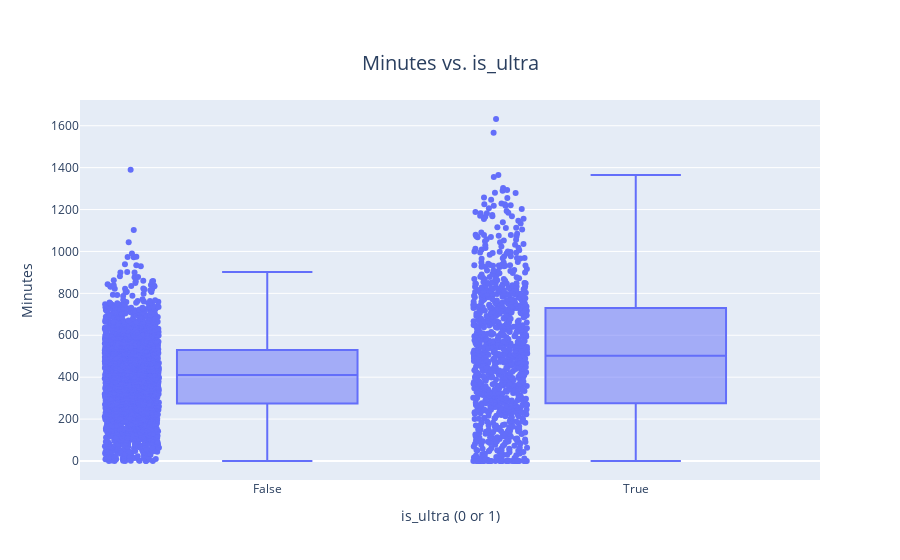

The notebook cell saved with this chart:
### Markdown cell above
<h2 style="color:red;">Analyze the data:</h2>

### Code cell
fig_box = px.box(mega, x='is_ultra', y='min', 
                 title='Minutes vs. is_ultra', 
                 labels={'min': 'Minutes', 'is_ultra': 'is_ultra (0 or 1)'},
                 points='all')  # 'all' to show all points along with box plot

# Update the layout to center the title and make it larger
fig_box.update_layout(
    title={
        'text': "Minutes vs. is_ultra",
        'y':0.9,  # Position the title slightly above the center, adjust as necessary
        'x':0.5,
        'xanchor': 'center',
        'yanchor': 'top',
        'font': {
            'size': 20  # Adjust to the desired font size
        }
    },
    xaxis=dict(
        tickmode='array',
        tickvals=[0, 1],
        ticktext=['False', 'True']  # Optional: better x-axis readability
    )
)

fig_box.show()

### Figure 1 — Plotly figure (JSON) as saved in the notebook; plotly's stock layout.template omitted (floating-point values rounded to 4 significant figures; data arrays with more than 128 entries replaced by an {"elided": "..."} marker saying what was removed)
{"data": [{"alignmentgroup": "True", "boxpoints": "all", "hovertemplate": "is_ultra (0 or 1)=%{x}<br>Minutes=%{y}<extra></extra>", "legendgroup": "", "marker": {"color": "#636efa"}, "name": "", "notched": false, "offsetgroup": "", "orientation": "v", "showlegend": false, "type": "box", "x": {"elided": "3214 bool values"}, "x0": " ", "xaxis": "x", "y": {"elided": "3214 float values"}, "y0": " ", "yaxis": "y"}], "layout": {"boxmode": "group", "legend": {"tracegroupgap": 0}, "title": {"font": {"size": 20}, "text": "Minutes vs. is_ultra", "x": 0.5, "xanchor": "center", "y": 0.9, "yanchor": "top"}, "xaxis": {"anchor": "y", "domain": [0, 1], "tickmode": "array", "ticktext": ["False", "True"], "tickvals": [0, 1], "title": {"text": "is_ultra (0 or 1)"}}, "yaxis": {"anchor": "x", "domain": [0, 1], "title": {"text": "Minutes"}}}}
